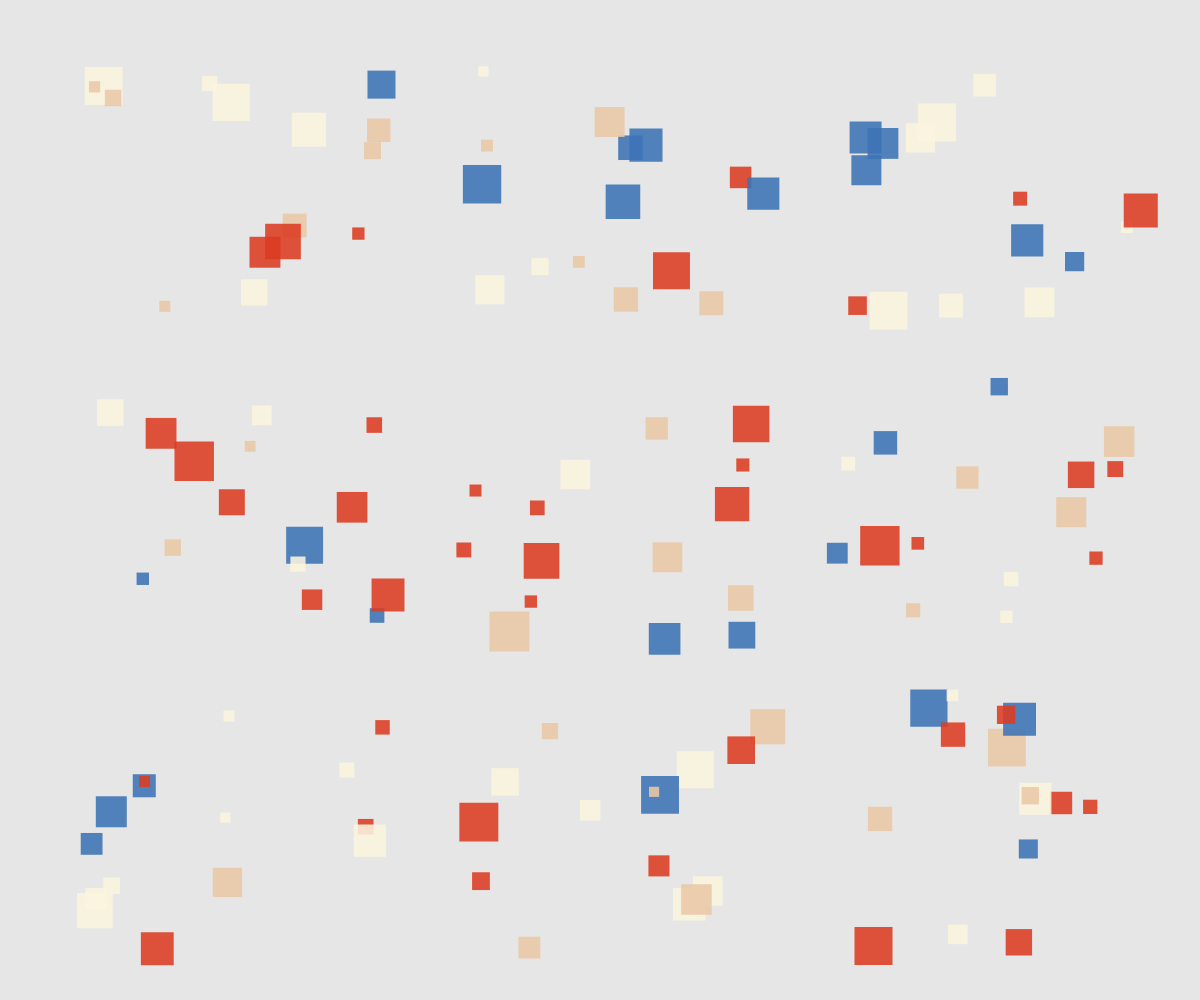
Frame 1 (no input)
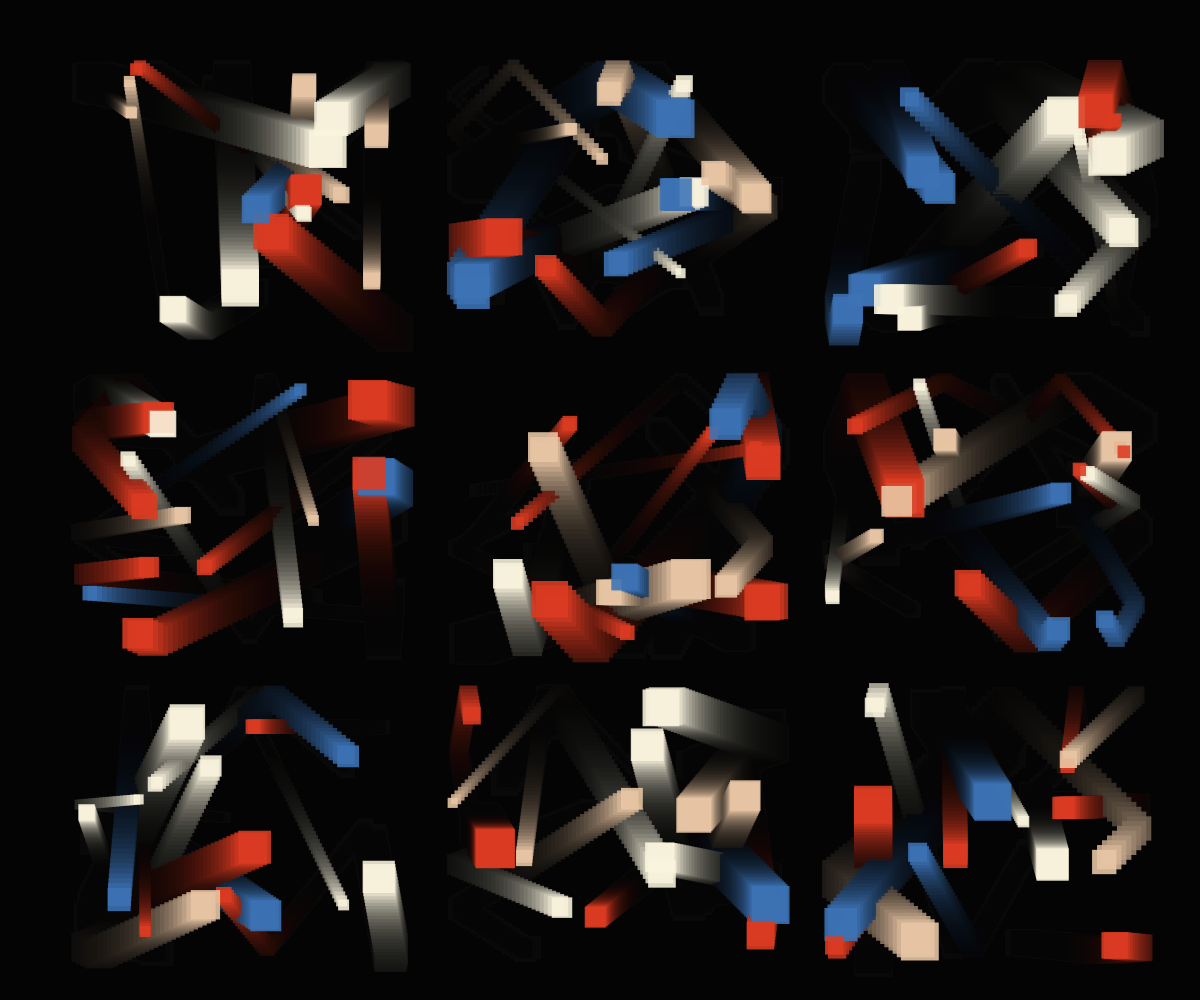
Frame 60 (no input)
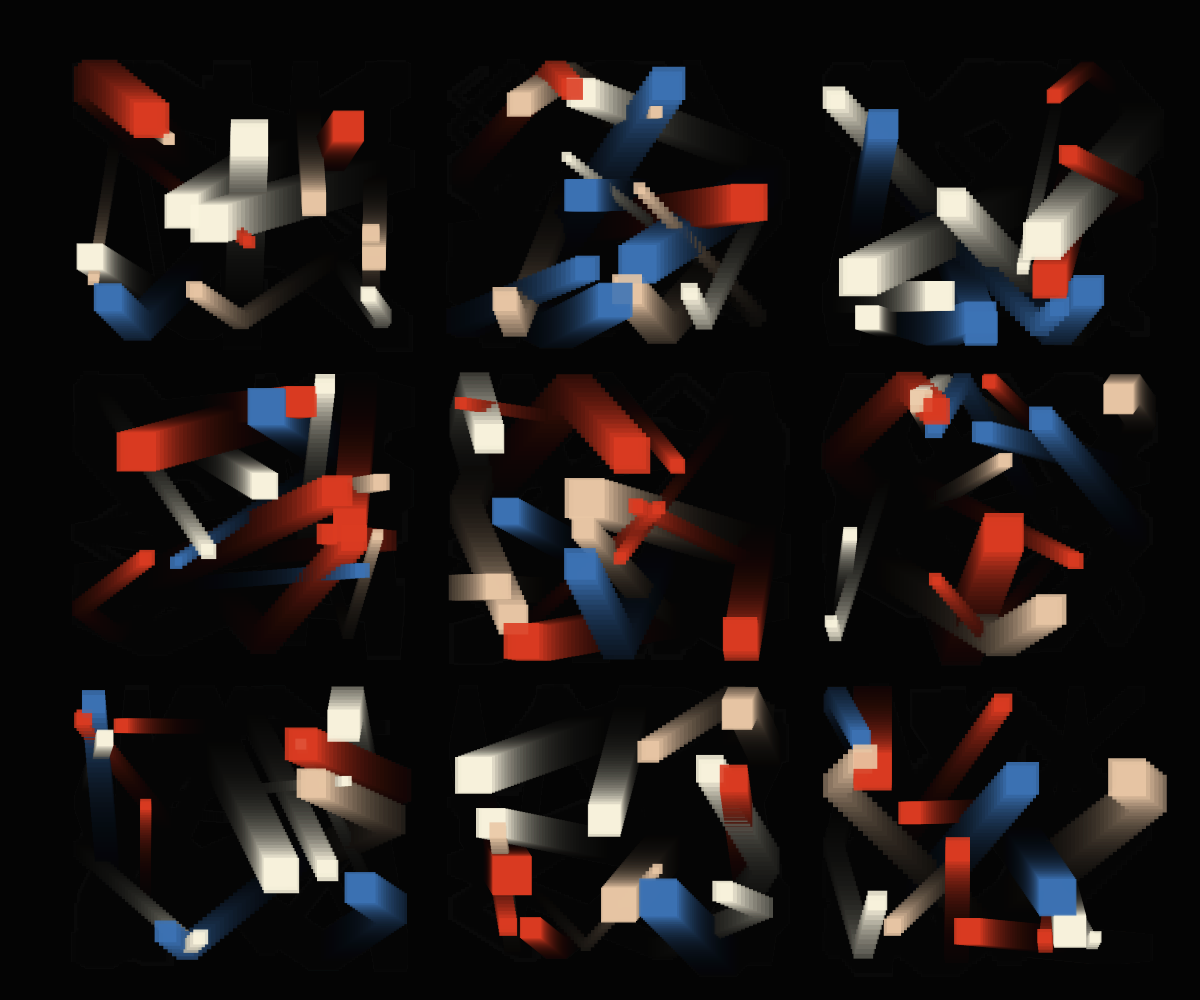
Frame 120 (the mouse pressed at the canvas centre since frame 60)

The p5.js sketch that drew these frames (run headless with seeded random() and noise() and a simulated clock; from frame 60 on, the mouse is pressed at the canvas centre):

// p5.js sketch
// ── sketch.js
let movers = [];
let numMovers = 15;
let num = 3;

function setup() {
  createCanvas(windowWidth, windowHeight);
  noStroke();
  for (let i = 0; i < numMovers; i++) {
    const colors = ['#3D74B6e0', '#FBF5DEe0', '#EAC8A6e0', '#DC3C22e0'];
    movers.push(grid(num, colors));
  }
  movers = movers.flat();
}

function draw() {
  background(0,25);
  for (let i = 0; i < movers.length; i++) {
    movers[i].update();
    movers[i].display();
    movers[i].checkEdges();
  }
}

/** num個で分割したグリッドを画面いっぱいに生成する
* @method grid
* @param  {Number}        num           画面の分割数
*/
const grid = (num,colors) => {
    const n1 = num + 1;
  
    const margin_left = width / n1 / n1;
    const margin_bottom = height / n1 / n1;

    const nw = width / n1;
    const nh = height / n1;
    const mov = [];

    for (let i = 0; i < num; i++) {
      for (let j = 0; j < num; j++) {
        const x = nw * i + margin_left * (i + 1);
        const y = nh * j + margin_bottom * (j + 1);
        mov.push(new Mover(x, y,nw,nh, colors));
        // circle(x + nw / 2, y + nw / 2, random(nw/2,nw));
      }
    }
    return mov;
};

class Mover {
  constructor(centerX,centerY,w,h,colors) {
    this.position = createVector(random(w), random(h));
    this.velocity = createVector(random(-5, 5), random(-5, 5));
    this.size = random(10, 40);
    this.color = random(colors);
    this.width = w;
    this.height = h;
    this.centerX = centerX;
    this.centerY = centerY;
  }

  update() {
    this.position.add(this.velocity);
  }

  display() {
    fill(this.color);
    push();
    translate(this.centerX, this.centerY);
    rect(this.position.x, this.position.y, this.size, this.size);
    pop();
  }

  checkEdges() {
    if (this.position.x > this.width || this.position.x < 0) {
      this.velocity.x *= -1;
    }
    if (this.position.y > this.height || this.position.y < 0) {
      this.velocity.y *= -1;
    }
  }
}

function windowResized() {
  resizeCanvas(windowWidth, windowHeight);
}
